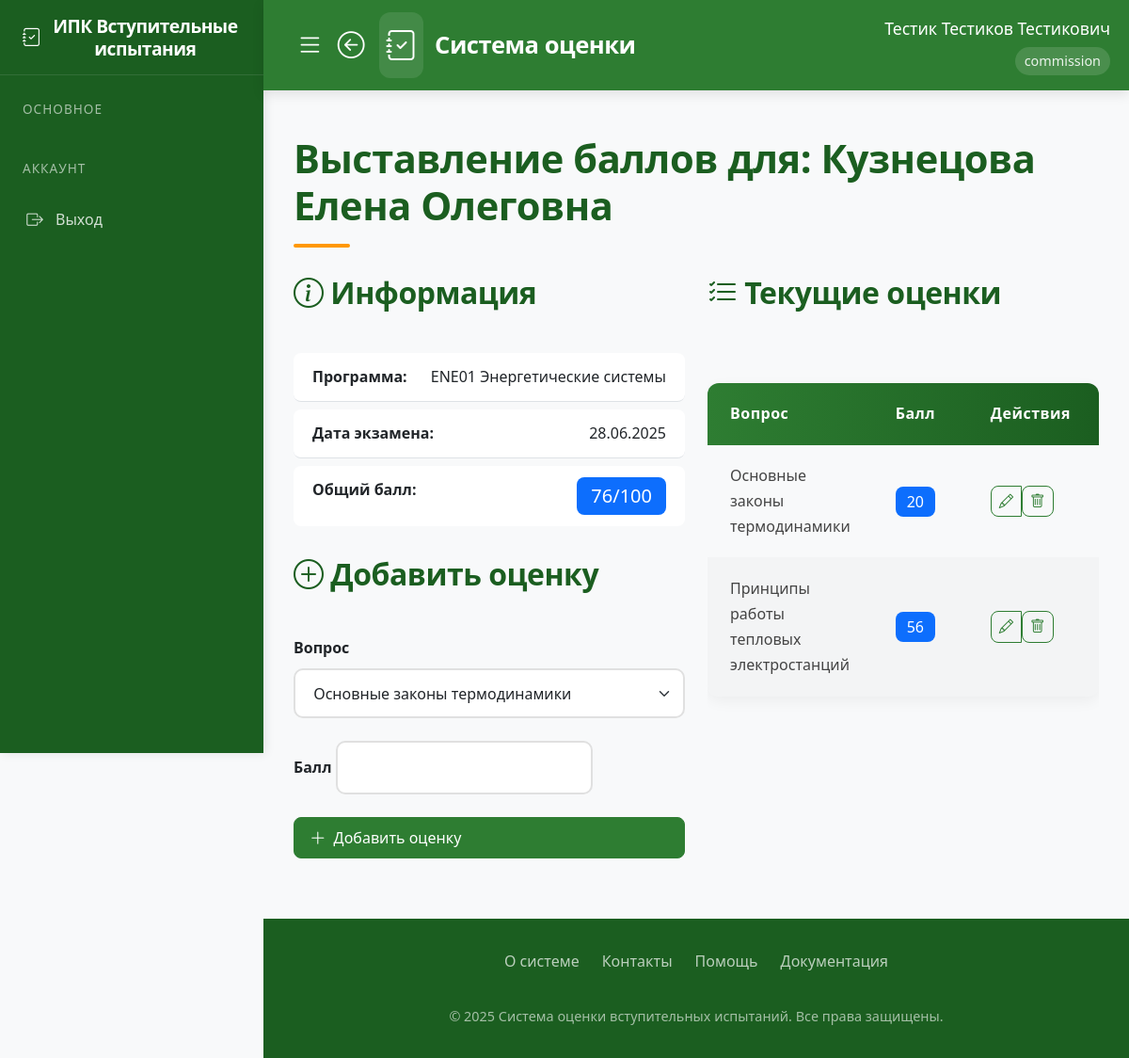
/enter_scores/2 (signed in), run on the app's committed database.
### app/models.py (models this page shows)
class User(UserMixin, db.Model):
    id = db.Column(db.Integer, primary_key=True)
    username = db.Column(db.String(80), unique=True, nullable=False)
    password = db.Column(db.String(120), nullable=False)
    full_name = db.Column(db.String(100), nullable=False)
    position = db.Column(db.String(100), nullable=False)
    role = db.Column(db.String(20), nullable=False)  # 'admin', 'secretary', 'commission'
    school_id = db.Column(db.Integer, db.ForeignKey('engineering_school.id'))
    engineering_school = db.relationship('EngineeringSchool', backref='users')
    commission_members = db.relationship('CommissionMember', back_populates='user', cascade='all, delete-orphan')
    standard_commissions = db.relationship('StandardCommission', back_populates='user', cascade='all, delete-orphan')

class Applicant(db.Model):
    id = db.Column(db.Integer, primary_key=True)
    full_name = db.Column(db.String(200), nullable=False)
    program_id = db.Column(db.Integer, db.ForeignKey('program.id'), nullable=False)
    exam_date_id = db.Column(db.Integer, db.ForeignKey('exam_date.id'))
    scores = db.relationship('Score', backref='applicant', lazy=True, cascade='all, delete-orphan')

class Program(db.Model):
    id = db.Column(db.Integer, primary_key=True)
    code = db.Column(db.String(50), nullable=False)
    name = db.Column(db.String(200), nullable=False)
    school_id = db.Column(db.Integer, db.ForeignKey('engineering_school.id'))
    questions = db.relationship('Question', backref='program', lazy=True, cascade='all, delete-orphan')
    standard_commission = db.relationship('StandardCommission', backref='program', lazy=True, cascade='all, delete-orphan')
    applicants = db.relationship('Applicant', backref='program', lazy=True)
    exam_dates = db.relationship('ExamDate', backref='program', lazy=True)

class ExamDate(db.Model):
    id = db.Column(db.Integer, primary_key=True)
    date = db.Column(db.DateTime, nullable=False)
    program_id = db.Column(db.Integer, db.ForeignKey('program.id'), nullable=False)
    commission = db.relationship('CommissionMember', backref='exam_date', lazy=True, cascade='all, delete-orphan')
    applicants = db.relationship('Applicant', backref='exam_date', lazy=True)

class Score(db.Model):
    id = db.Column(db.Integer, primary_key=True)
    applicant_id = db.Column(db.Integer, db.ForeignKey('applicant.id'), nullable=False)
    question_id = db.Column(db.Integer, db.ForeignKey('question.id'), nullable=False)
    score = db.Column(db.Integer, nullable=False)
    question = db.relationship('Question')

class Question(db.Model):
    id = db.Column(db.Integer, primary_key=True)
    text = db.Column(db.Text, nullable=False)
    program_id = db.Column(db.Integer, db.ForeignKey('program.id'), nullable=False)

### app/routes.py (the view, shortened to what this page needs)
@routes.route('/enter_scores/<int:applicant_id>', methods=['GET', 'POST'])
@login_required
def applicant_scores(applicant_id):
    if current_user.role not in ['admin', 'secretary', 'commission']:
        abort(403)
    applicant = Applicant.query.get_or_404(applicant_id)
    exam_date = applicant.exam_date
    form = ScoreForm()
    form.question_id.choices = [(q.id, q.text) for q in Question.query.filter_by(program_id=applicant.program_id).all()]
    return render_template('enter_scores_detail.html', applicant=applicant, form=form)

### app/forms.py
class ScoreForm(FlaskForm):
    question_id = SelectField('Вопрос', coerce=int, validators=[DataRequired()])
    score = IntegerField('Балл', validators=[InputRequired()])
    submit = SubmitField('Добавить')

### app/templates/enter_scores_detail.html (shortened to what this page needs)
{% extends "base.html" %}
{% block content %}
<div class="spacer-lg">
    <h1>Выставление баллов для: {{ applicant.full_name }}</h1>
    <div class="row spacer-lg">
        <div class="col-lg-6">
            <div class="card-elegant">
                <div class="card-header-elegant">
                    <h2><i class="bi bi-info-circle"></i> Информация</h2>
                </div>
                <div class="card-body">
                    <ul class="list-group list-group-flush">
                        <li class="list-group-item d-flex justify-content-between">
                            <span class="fw-bold">Программа:</span>
                            <span>{{ applicant.program.code }} {{ applicant.program.name }}</span>
                        </li>
                        <li class="list-group-item d-flex justify-content-between">
                            <span class="fw-bold">Дата экзамена:</span>
                            <span>{{ applicant.exam_date.date.strftime('%d.%m.%Y') }}</span>
                        </li>
                        <li class="list-group-item d-flex justify-content-between">
                            <span class="fw-bold">Общий балл:</span>
                            <span class="badge bg-primary fs-5">
                                {{ applicant.scores | sum(attribute='score') }}/100
                            </span>
                        </li>
                    </ul>
                </div>
            </div>
            <div class="card-elegant mt-4">
                <div class="card-header-elegant">
                    <h2><i class="bi bi-plus-circle"></i> Добавить оценку</h2>
                </div>
                <div class="card-body">
                    <form method="POST">
                        <div class="mb-4">
                            {{ form.question_id.label(class="form-label fw-bold") }}
                            {{ form.question_id(class="form-control-elegant form-select") }}
                        </div>
                        <div class="mb-4">
                            {{ form.score.label(class="form-label fw-bold") }}
                            {{ form.score(class="form-control-elegant") }}
                        </div>
                        <button type="submit" class="btn btn-primary-elegant w-100">
                            <i class="bi bi-plus-lg"></i> Добавить оценку
                        </button>
                    </form>
                </div>
            </div>
        </div>
        <div class="col-lg-6">
            <div class="card-elegant">
                <div class="card-header-elegant">
                    <h2><i class="bi bi-list-check"></i> Текущие оценки</h2>
                </div>
                <div class="card-body">
                    {% if applicant.scores %}
                    <div class="table-responsive">
                        <table class="elegant-table">
                            <thead>
                                <tr>
                                    <th>Вопрос</th>
                                    <th width="120px">Балл</th>
                                    <th width="150px">Действия</th>
                                </tr>
                            </thead>
                            <tbody>
                                {% for score in applicant.scores %}
                                <tr>
                                    <td>{{ score.question.text }}</td>
                                    <td>
                                        <span class="badge bg-primary fs-6">{{ score.score }}</span>
                                    </td>
                                    <td>
                                        <div class="btn-group">
                                            <a href="{{ url_for('routes.edit_score', score_id=score.id) }}"
                                               class="btn btn-outline-elegant btn-sm">
                                                <i class="bi bi-pencil"></i>
                                            </a>
                                            <form action="{{ url_for('routes.delete_score', score_id=score.id) }}" method="POST">
                                                <button type="submit" class="btn btn-outline-elegant btn-sm"
                                                        onclick="return confirm('Вы уверены?')">
                                                    <i class="bi bi-trash"></i>
                                                </button>
                                            </form>
                                        </div>
                                    </td>
                                </tr>
                                {% endfor %}
                            </tbody>
                        </table>
                    </div>
                    {% else %}
                    <div class="alert alert-light text-center">
                        <i class="bi bi-info-circle"></i> Нет оценок
                    </div>
                    {% endif %}
                </div>
            </div>
        </div>
    </div>
</div>
{% endblock %}

### app/templates/base.html (shortened to what this page needs)
<!DOCTYPE html>
<html lang="ru">
<head>
    <link href="https://cdn.jsdelivr.net/npm/bootstrap@5.3.0/dist/css/bootstrap.min.css" rel="stylesheet">
    <link rel="stylesheet" href="https://cdn.jsdelivr.net/npm/bootstrap-icons@1.10.0/font/bootstrap-icons.css">
    <link rel="stylesheet" href="{{ url_for('static', filename='style.css') }}">
</head>
<body>
    <aside class="sidebar">
        <div class="sidebar-header">
            <h3 class="sidebar-title">
                <i class="bi bi-journal-check"></i>
                <span>ИПК Вступительные испытания</span>
            </h3>
        </div>
        <nav class="sidebar-menu">
            {% if current_user.is_authenticated %}
                <div class="menu-section">
                    <div class="menu-section-title">Основное</div>
                </div>
                <div class="menu-section">
                    <div class="menu-section-title">Аккаунт</div>
                    <a href="{{ url_for('routes.logout') }}" class="menu-item">
                        <i class="bi bi-box-arrow-right"></i>
                        <span>Выход</span>
                    </a>
                </div>
            {% endif %}
        </nav>
    </aside>
    <header class="main-header">
        <div class="header-container">
            <div class="header-left">
                {% if current_user.is_authenticated %}
                    <div class="header-left">
                        <button class="toggle-sidebar-btn">
                            <i class="bi bi-list"></i>
                        </button>
                        <a href="javascript:history.back()" class="back-btn">
                            <i class="bi bi-arrow-left-circle"></i>
                        </a>
                        <a href="{{ url_for('routes.home') }}" class="logo">
                            <i class="bi bi-journal-check"></i>
                            <span>Система оценки</span>
                        </a>
                    </div>
                {% endif %}
            <nav class="user-nav">
                {% if current_user.is_authenticated %}
                <div class="user-info">
                    <div class="user-name">{{ current_user.full_name }}</div>
                    <div class="user-role">{{ current_user.role }}</div>
                </div>
                {% else %}
                <a href="{{ url_for('routes.login') }}" class="outline-btn">
                    <i class="bi bi-box-arrow-in-right"></i>
                    <span>Войти</span>
                </a>
                {% endif %}
            </nav>
        </div>
    </header>
    <main class="main-content">
        {% block content %}{% endblock %}
    </main>
    <footer class="main-footer">
        <div class="footer-content">
            <div class="footer-links">
                <a href="#" class="footer-link">О системе</a>
                <a href="#" class="footer-link">Контакты</a>
                <a href="#" class="footer-link">Помощь</a>
                <a href="#" class="footer-link">Документация</a>
            </div>
            <div class="footer-copyright">
                &copy; 2025 Система оценки вступительных испытаний. Все права защищены.
            </div>
        </div>
    </footer>
</body>
</html>

### static/style.css (style rules this page uses)
:root { --primary: #0d6efd; --secondary: #6c757d; --success: #198754; --info: #0dcaf0; --warning: #ffc107; --danger: #dc3545; --light: #f8f9fa; --dark: #212529; }
body { font-family: 'Segoe UI', Tahoma, Geneva, Verdana, sans-serif; background-color: #f8fafc; color: #333; }
header { box-shadow: 0 2px 10px rgba(0, 0, 0, 0.1); z-index: 1030; }
.btn { border-radius: 0.5rem; font-weight: 500; padding: 0.5rem 1rem; transition: all 0.2s; display: inline-flex; align-items: center; gap: 0.5rem; }
.btn i { font-size: 1.1em; }
.btn-sm { padding: 0.25rem 0.5rem; }
.form-control, .form-select { border-radius: 0.5rem; padding: 0.75rem; border: 1px solid #dee2e6; }
.badge { font-weight: 500; padding: 0.5em 0.75em; border-radius: 0.5rem; }
.list-group-item { padding: 0.75rem 1.25rem; border-radius: 0.5rem !important; margin-bottom: 0.5rem; }

### data on the page
User: full_name "Тестик Тестиков Тестикович", role "commission"
Applicant: full_name "Кузнецова Елена Олеговна"
Program: program.code "ENE01", program.name "Энергетические системы"
ExamDate: exam_date "28.06.2025"
Score: question.text "Основные законы термодинамики", score "20"
Score: question.text "Принципы работы тепловых электростанций", score "56"

### other printed values
{{ applicant.scores | sum(attribute='score') }} "76"
